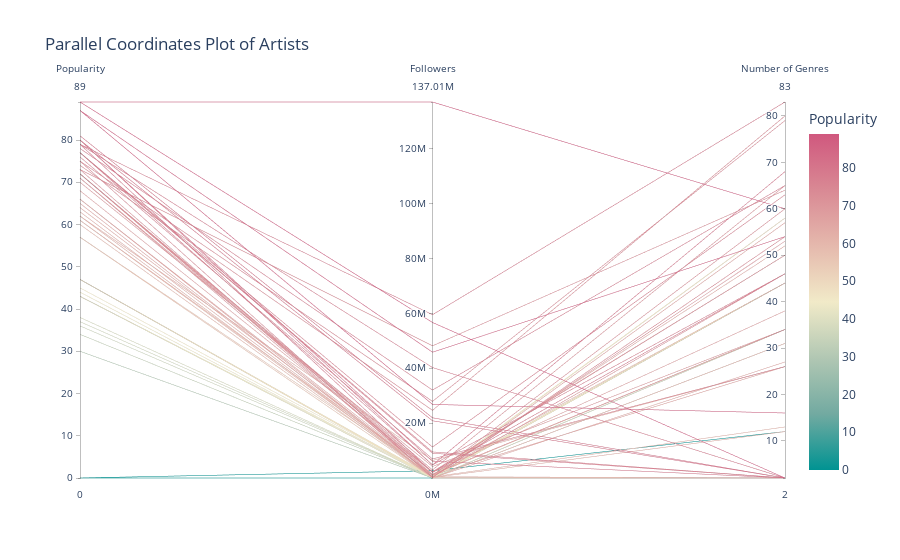

Notebook code for this chart:
### Code cell
# 2. Advanced Visualization: Parallel Coordinates Plot

import plotly.express as px

# Create a new column for the number of genres per artist
df['num_genres'] = df['genres'].apply(lambda x: len(x) if x else 0)

# Create the parallel coordinates plot
fig = px.parallel_coordinates(
    df,
    dimensions=['popularity', 'followers', 'num_genres'],
    color='popularity',
    color_continuous_scale=px.colors.diverging.Tealrose,
    labels={
        'popularity': 'Popularity',
        'followers': 'Followers',
        'num_genres': 'Number of Genres'
    },
    title="Parallel Coordinates Plot of Artists"
)
fig.show()

### Figure 1 — Plotly figure (JSON) as saved in the notebook; plotly's stock layout.template omitted (floating-point values rounded to 4 significant figures)
{"data": [{"dimensions": [{"label": "Popularity", "values": [37, 47, 43, 71, 68, 72, 72, 72, 73, 36, 47, 89, 34, 87, 44, 65, 72, 75, 77, 38, 87, 80, 74, 45, 30, 80, 77, 89, 77, 71, 0, 0, 77, 43, 75, 73, 66, 79, 62, 76, 81, 57, 79, 61, 66, 64, 62, 47, 47, 78, 70, 57, 80, 43, 61, 63, 79, 60]}, {"label": "Followers", "values": [66323, 602470, 25077, 2085907, 2071312, 2286124, 410387, 2942516, 48149572, 151, 249655, 137005536, 1173, 45839594, 211366, 64087, 1326334, 27920604, 4794415, 7760, 26809566, 6094915, 24652431, 496167, 4528, 20853401, 11278959, 56669742, 9498704, 407515, 30, 2643267, 9034970, 538058, 128301, 875801, 203497, 40247198, 6377769, 6934180, 21933886, 29959, 2041468, 1362763, 1047432, 990643, 168925, 100329, 421162, 32041219, 4196094, 1107826, 4741349, 2586, 399913, 440137, 59496309, 21481]}, {"label": "Number of Genres", "values": [34, 44, 44, 50, 38, 50, 53, 65, 64, 2, 58, 60, 34, 54, 44, 27, 34, 79, 46, 44, 16, 2, 80, 44, 2, 2, 63, 2, 2, 46, 2, 12, 2, 58, 54, 60, 57, 2, 26, 26, 2, 2, 46, 44, 26, 52, 12, 2, 44, 65, 34, 34, 68, 31, 13, 2, 83, 31]}], "domain": {"x": [0, 1], "y": [0, 1]}, "line": {"color": [37, 47, 43, 71, 68, 72, 72, 72, 73, 36, 47, 89, 34, 87, 44, 65, 72, 75, 77, 38, 87, 80, 74, 45, 30, 80, 77, 89, 77, 71, 0, 0, 77, 43, 75, 73, 66, 79, 62, 76, 81, 57, 79, 61, 66, 64, 62, 47, 47, 78, 70, 57, 80, 43, 61, 63, 79, 60], "coloraxis": "coloraxis"}, "name": "", "type": "parcoords"}], "layout": {"coloraxis": {"colorbar": {"title": {"text": "Popularity"}}, "colorscale": [[0, "rgb(0, 147, 146)"], [0.1667, "rgb(114, 170, 161)"], [0.3333, "rgb(177, 199, 179)"], [0.5, "rgb(241, 234, 200)"], [0.6667, "rgb(229, 185, 173)"], [0.8333, "rgb(217, 137, 148)"], [1, "rgb(208, 88, 126)"]]}, "legend": {"tracegroupgap": 0}, "title": {"text": "Parallel Coordinates Plot of Artists"}}}
